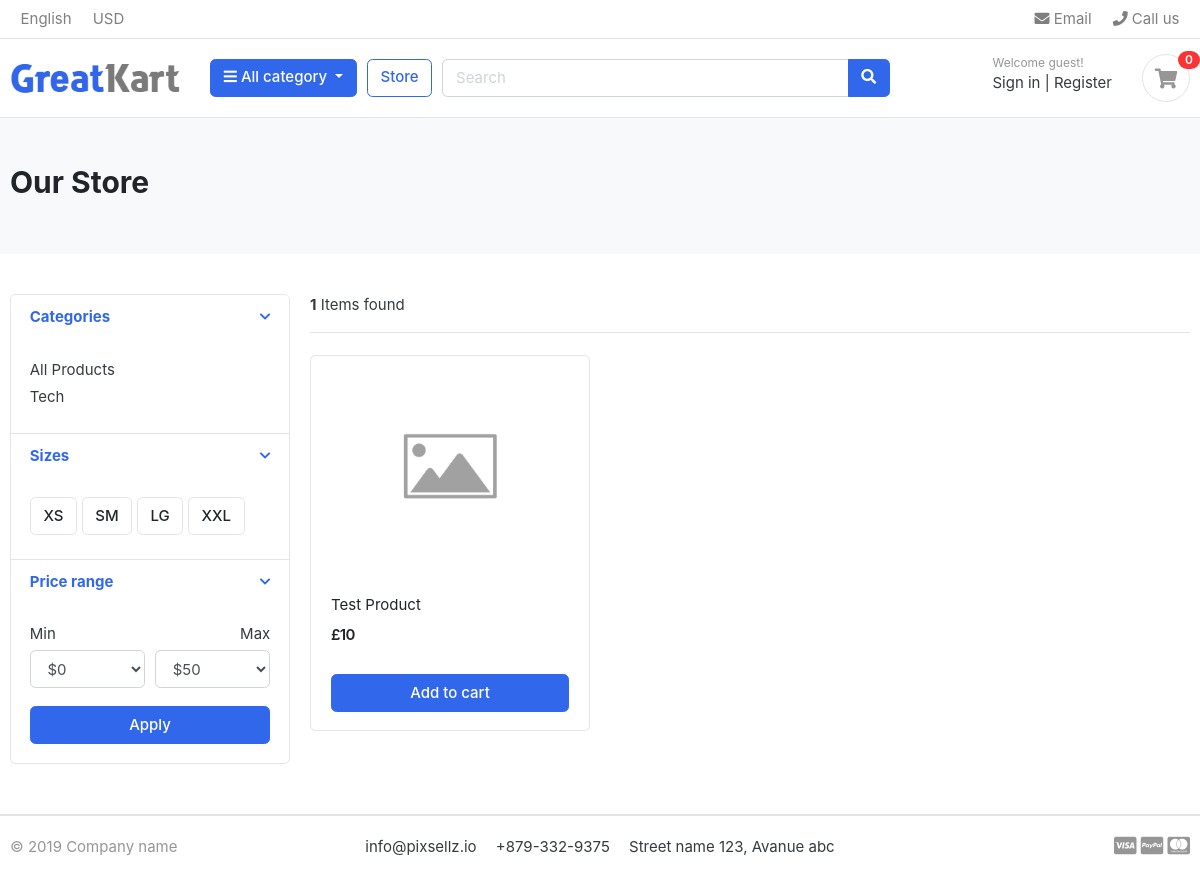
/store/, run on the app's committed database.
### category/models.py (models this page shows, shortened)
class Category(models.Model):
    category_name = models.CharField(max_length=50, unique=True)
    category_slug = models.SlugField(max_length=100, unique=True)
    category_description = models.TextField(max_length=255, blank=True)
    category_image = models.ImageField(upload_to='images/category', blank=True)
    class Meta:
        verbose_name = "category"
        verbose_name_plural = "categories"
    def get_slug_url(self):
        return reverse('products_by_category', args=[self.category_slug])

### store/models.py (models this page shows, shortened)
class Product(models.Model):
    product_name = models.CharField(max_length=200, unique=True)
    product_slug = models.SlugField(max_length=200, unique=True)
    product_sku = models.CharField(max_length=25, unique=True)
    product_description = models.CharField(max_length=500, blank=True)
    product_price = models.IntegerField()
    product_special_price = models.IntegerField(default=0)
    product_images = models.ImageField(upload_to='images/products', blank=True)
    product_stock = models.IntegerField()
    is_available = models.BooleanField(default=True)
    product_category = models.ForeignKey(Category, on_delete=models.CASCADE)
    created_at = models.DateTimeField(auto_now_add=True)
    updated_at = models.DateTimeField(auto_now=True)
    def get_product_url(self):
        return reverse('product_detail', args=[self.product_category.category_slug, self.product_slug])

### store/views.py (the view)
# urls.py: path('store/', include('store.urls')),
def store(request, category_slug=None):
    categories = None
    products = None
    if category_slug is not None:
        categories = get_object_or_404(Category, category_slug=category_slug)
        products = Product.objects.filter(product_category=categories, is_available=True)
        paginator = Paginator(products, 6)
        page = request.GET.get('page')
        paginator_products = paginator.get_page(page)
        product_count = products.count()
    else:
        products = Product.objects.all().filter(is_available=True).order_by('id')
        paginator = Paginator(products, 6)
        page = request.GET.get('page')
        paginator_products = paginator.get_page(page)
        product_count = products.count()
    context = {
        'products': paginator_products,
        'product_count': product_count,
    }
    return render(request, 'store/store.html', context)

### cart/context_processors.py (called while the page is built)
def get_cart_item_total(request):
    try:
        cart = Cart.objects.get(quote_id=_get_quote_id(request))
        cart_items = CartItem.objects.filter(cart=cart, is_active=True)
        item_total = cart_items.count()
    except Cart.DoesNotExist:
        item_total = 0
    return dict(item_total=item_total)

### cart/views.py (called while the page is built)
def _get_quote_id(request):
    quote = request.session.session_key
    if not quote:
        quote = request.session.create
    return quote

### category/context_processors.py (called while the page is built)
def navigation_links(request):
    links = Category.objects.all()
    return dict(links=links)

### templates/store/store.html (shortened to what this page needs)
{% extends 'base.html' %}
{% load static %}
{% block content %}
<section class="section-pagetop bg">
<div class="container">
	{% if page_name %}
		<h2 class="title-page">{{page_name}}</h2>
	{% else %}
		<h2 class="title-page">Our Store</h2>
	{% endif %}
</div>
</section>
<section class="section-content padding-y">
<div class="container">
<div class="row">
	<aside class="col-md-3">
<div class="card">
	<article class="filter-group">
		<header class="card-header">
			<a href="#" data-toggle="collapse" data-target="#collapse_1" aria-expanded="true" class="">
				<i class="icon-control fa fa-chevron-down"></i>
				<h6 class="title">Categories</h6>
			</a>
		</header>
		<div class="filter-content collapse show" id="collapse_1" style="">
			<div class="card-body">
				<ul class="list-menu">
					<li><a href="{% url 'store' %}">All Products  </a></li>
					{% for category in links %}
					<li><a href="{{ category.get_slug_url }}">{{ category.category_name }}  </a></li>
					{% endfor %}
				</ul>
			</div>
		</div>
	</article>
	<article class="filter-group">
		<header class="card-header">
			<a href="#" data-toggle="collapse" data-target="#collapse_4" aria-expanded="true" class="">
				<i class="icon-control fa fa-chevron-down"></i>
				<h6 class="title">Sizes </h6>
			</a>
		</header>
		<div class="filter-content collapse show" id="collapse_4" style="">
			<div class="card-body">
			  <label class="checkbox-btn">
			    <span class="btn btn-light"> XS </span>
			  </label>
			  <label class="checkbox-btn">
			    <span class="btn btn-light"> SM </span>
			  </label>
			  <label class="checkbox-btn">
			    <span class="btn btn-light"> LG </span>
			  </label>
			  <label class="checkbox-btn">
			    <span class="btn btn-light"> XXL </span>
			  </label>
		</div>
		</div>
	</article>
	<article class="filter-group">
		<header class="card-header">
			<a href="#" data-toggle="collapse" data-target="#collapse_3" aria-expanded="true" class="">
				<i class="icon-control fa fa-chevron-down"></i>
				<h6 class="title">Price range </h6>
			</a>
		</header>
		<div class="filter-content collapse show" id="collapse_3" style="">
			<div class="card-body">
				<div class="form-row">
				<div class="form-group col-md-6">
				  <label>Min</label>
				  	<select class="mr-2 form-control">
						<option value="0">$0</option>
					</select>
				</div>
				<div class="form-group text-right col-md-6">
				  <label>Max</label>
				  	<select class="mr-2 form-control">
						<option value="50">$50</option>
					</select>
				</div>
				</div>
				<button class="btn btn-block btn-primary">Apply</button>
			</div>
		</div>
	</article>
</div>
	</aside>
	<main class="col-md-9">
<header class="border-bottom mb-4 pb-3">
		<div class="form-inline">
			<span class="mr-md-auto"><b>{{ product_count }}</b> Items found </span>
		</div>
</header>
<div class="row">
	{% for product in products %}
	<div class="col-md-4">
		<figure class="card card-product-grid">
			<div class="img-wrap">
				<img src="{{ product.product_images.url }}">
			</div>
			<figcaption class="info-wrap">
				<div class="fix-height">
					<a href="{{ product.get_product_url }}" class="title">{{ product.product_name }}</a>
					<div class="price-wrap mt-2">
						{% if product.product_special_price > 0 and product.product_special_price < product.product_price %}
							<span class="price">£{{ product.product_special_price }}</span>
							<del class="price-old">£{{ product.product_price }}</del>
						{% else %}
							<span class="price">£{{ product.product_price }}</span>
						{% endif %}
					</div>
				</div>
				<a href="{% url 'add_to_cart' product.id %}" class="btn btn-block btn-primary">Add to cart </a>
			</figcaption>
		</figure>
	</div>
	{% endfor %}
</div>
	</main>
</div>
</div>
</section>
{% endblock %}

### static/css/ui.css (style rules this page uses)
html { font-family: "Inter", sans-serif; font-size: 15px; }
.img-wrap { text-align: center; display: block; }
.img-wrap img { max-width: 100%; }
.price-wrap { letter-spacing: -0.7px; }
.padding-y { padding-top: 40px; padding-bottom: 40px; }
figure { margin-bottom: 0; }
article:after, .form-group:after { display: block; clear: both; content: ""; }
.bg { background-color: #f8f9fa; }
.title-page { color: #212529; }
.btn-light { background-color: #fff; border-color: #e4e4e4; }
[class*=list-] li:after { visibility: hidden; display: block; content: ""; overflow: hidden; height: 0; clear: both; }
.list-menu { list-style: none; margin: 0; padding-left: 0; }
.list-menu li { margin-bottom: 5px; }
.list-menu a { color: #343a40; }
[class*=card-product] a.title { color: #212529; display: block; }
[class*=card-product] .img-wrap { overflow: hidden; position: relative; }
[class*=card-product] .img-wrap img { height: 100%; max-width: 100%; width: auto; display: inline-block; -o-object-fit: cover; object-fit: cover; }
.card-product-grid { margin-bottom: 20px; }
.card-product-grid .img-wrap { border-radius: 0.2rem 0.2rem 0 0; height: 220px; }
.card-product-grid .info-wrap { overflow: hidden; padding: 18px 20px; }
.card-product-grid .fix-height { height: 80px; overflow: hidden; }
.card .img-wrap { overflow: hidden; }
.price { font-weight: 600; color: #212529; }
.icon-control { margin-top: 5px; float: right; font-size: 80%; }
.card-header .title { margin-bottom: 0; line-height: 1.5; }
.filter-group { border-bottom: 1px solid #e4e4e4; }
.filter-group .card-header { border-bottom: 0; }
.filter-group:last-child { border-bottom: 0; }
.checkbox-btn { position: relative; }
.section-pagetop { padding: 45px 0; }

### data on the page
Category: category_name "Tech"
Product: product_images (placeholder picture), product_name "Test Product", product_price "10"

### other printed values
{{ item_total }} "0"
{{ product_count }} "1"
